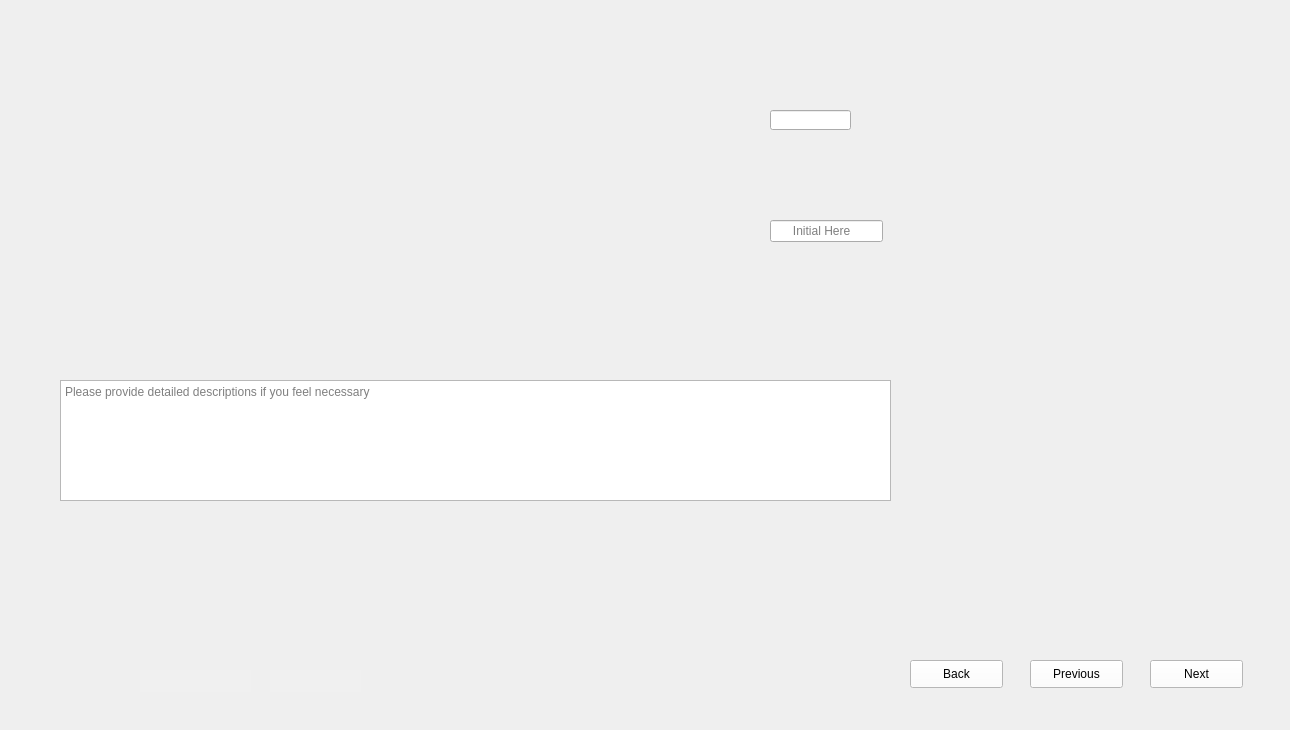
<?xml version="1.0" encoding="UTF-8"?>
<ui version="4.0">
 <class>Form</class>
 <widget class="QWidget" name="Form">
  <property name="geometry">
   <rect>
    <x>0</x>
    <y>0</y>
    <width>1290</width>
    <height>730</height>
   </rect>
  </property>
  <property name="windowTitle">
   <string>Form</string>
  </property>
  <widget class="QLabel" name="label">
   <property name="geometry">
    <rect>
     <x>0</x>
     <y>0</y>
     <width>1290</width>
     <height>730</height>
    </rect>
   </property>
   <property name="styleSheet">
    <string notr="true">background-image: url(:/images/images/Dice Framing Piezo_1.png);</string>
   </property>
   <property name="text">
    <string/>
   </property>
  </widget>
  <widget class="QLineEdit" name="lineEdit_Data">
   <property name="geometry">
    <rect>
     <x>770</x>
     <y>110</y>
     <width>81</width>
     <height>20</height>
    </rect>
   </property>
   <property name="styleSheet">
    <string notr="true">color: rgb(0, 0, 0);</string>
   </property>
  </widget>
  <widget class="QLineEdit" name="lineEdit_Initials">
   <property name="geometry">
    <rect>
     <x>770</x>
     <y>220</y>
     <width>113</width>
     <height>22</height>
    </rect>
   </property>
   <property name="styleSheet">
    <string notr="true">color: rgb(0, 0, 0);</string>
   </property>
   <property name="placeholderText">
    <string>      Initial Here</string>
   </property>
  </widget>
  <widget class="QTextEdit" name="textEdit_Comments">
   <property name="geometry">
    <rect>
     <x>60</x>
     <y>380</y>
     <width>831</width>
     <height>121</height>
    </rect>
   </property>
   <property name="placeholderText">
    <string>Please provide detailed descriptions if you feel necessary </string>
   </property>
  </widget>
  <widget class="QLineEdit" name="lineEdit">
   <property name="geometry">
    <rect>
     <x>140</x>
     <y>670</y>
     <width>111</width>
     <height>22</height>
    </rect>
   </property>
   <property name="styleSheet">
    <string notr="true">QLineEdit{
background-color: rgb(240, 240, 240);
border: none;
}</string>
   </property>
  </widget>
  <widget class="QLineEdit" name="lineEdit_2">
   <property name="geometry">
    <rect>
     <x>270</x>
     <y>670</y>
     <width>91</width>
     <height>22</height>
    </rect>
   </property>
   <property name="styleSheet">
    <string notr="true">QLineEdit{
background-color: rgb(240, 240, 240);
border: none;
}</string>
   </property>
  </widget>
  <widget class="QPushButton" name="pushButton_Next">
   <property name="geometry">
    <rect>
     <x>1150</x>
     <y>660</y>
     <width>93</width>
     <height>28</height>
    </rect>
   </property>
   <property name="styleSheet">
    <string notr="true">QPushButton{
background-color: rgb(255, 255, 255);
height: 35px;
}
QPushButton::hover{
background-color: rgb(0, 0, 255);
}
QPushButton:pressed{
padding-top:7px;
padding-top:7px;
}</string>
   </property>
   <property name="text">
    <string>Next</string>
   </property>
  </widget>
  <widget class="QPushButton" name="pushButton_Previous">
   <property name="geometry">
    <rect>
     <x>1030</x>
     <y>660</y>
     <width>93</width>
     <height>28</height>
    </rect>
   </property>
   <property name="styleSheet">
    <string notr="true">QPushButton{
background-color: rgb(255, 255, 255);
height: 35px;
}
QPushButton::hover{
background-color: rgb(0, 0, 255);
}
QPushButton:pressed{
padding-top:7px;
padding-top:7px;
}</string>
   </property>
   <property name="text">
    <string>Previous</string>
   </property>
  </widget>
  <widget class="QPushButton" name="pushButton_Back">
   <property name="geometry">
    <rect>
     <x>910</x>
     <y>660</y>
     <width>93</width>
     <height>28</height>
    </rect>
   </property>
   <property name="styleSheet">
    <string notr="true">QPushButton{
background-color: rgb(255, 255, 255);
height: 35px;
}
QPushButton::hover{
background-color: rgb(0, 0, 255);
}
QPushButton:pressed{
padding-top:7px;
padding-top:7px;
}</string>
   </property>
   <property name="text">
    <string>Back</string>
   </property>
  </widget>
 </widget>
 <resources>
  <include location="D:/ECED4901SYPIIFiles/SNYProject/UI_design/LoginUI_Design/resource.qrc"/>
 </resources>
 <connections/>
</ui>
